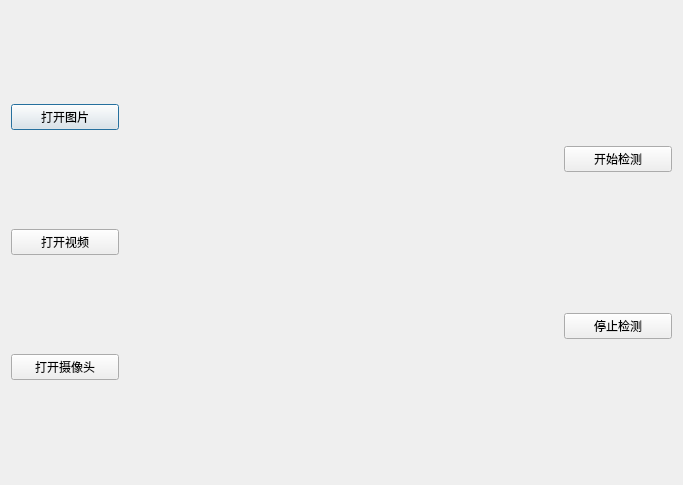
<?xml version="1.0" encoding="UTF-8"?>
<ui version="4.0">
 <class>fire</class>
 <widget class="QDialog" name="fire">
  <property name="geometry">
   <rect>
    <x>0</x>
    <y>0</y>
    <width>683</width>
    <height>485</height>
   </rect>
  </property>
  <property name="windowTitle">
   <string>火灾检测</string>
  </property>
  <layout class="QHBoxLayout" name="horizontalLayout" stretch="1,4,1">
   <item>
    <layout class="QVBoxLayout" name="verticalLayout">
     <item>
      <widget class="QPushButton" name="openImageBtn">
       <property name="text">
        <string>打开图片</string>
       </property>
      </widget>
     </item>
     <item>
      <widget class="QPushButton" name="openVideoBtn">
       <property name="text">
        <string>打开视频</string>
       </property>
      </widget>
     </item>
     <item>
      <widget class="QPushButton" name="openCameraBtn">
       <property name="text">
        <string>打开摄像头</string>
       </property>
      </widget>
     </item>
    </layout>
   </item>
   <item>
    <widget class="QWidget" name="widget" native="true">
     <layout class="QGridLayout" name="gridLayout">
      <item row="0" column="0">
       <widget class="QLabel" name="label">
        <property name="text">
         <string/>
        </property>
       </widget>
      </item>
     </layout>
    </widget>
   </item>
   <item>
    <layout class="QVBoxLayout" name="verticalLayout_2">
     <item>
      <widget class="QPushButton" name="stopBtn">
       <property name="text">
        <string>开始检测</string>
       </property>
      </widget>
     </item>
     <item>
      <widget class="QPushButton" name="startBtn">
       <property name="text">
        <string>停止检测</string>
       </property>
      </widget>
     </item>
    </layout>
   </item>
  </layout>
 </widget>
 <resources/>
 <connections/>
</ui>
